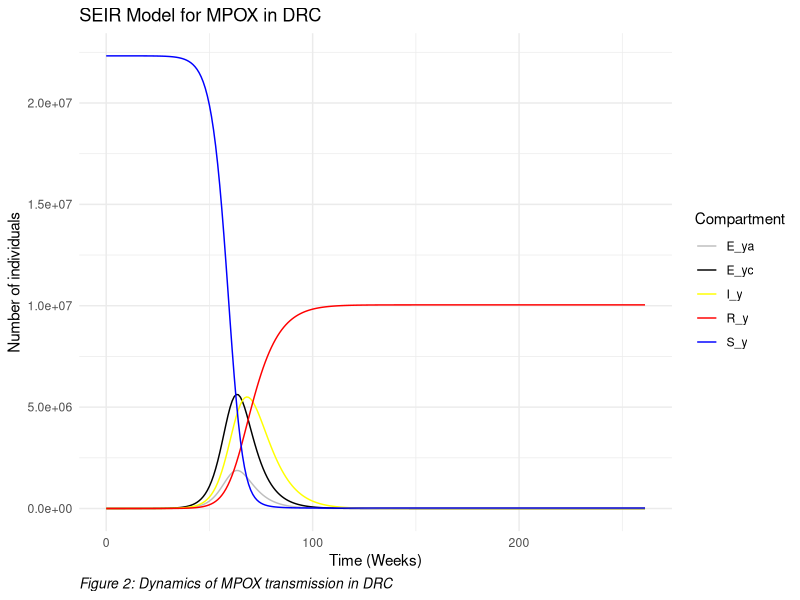
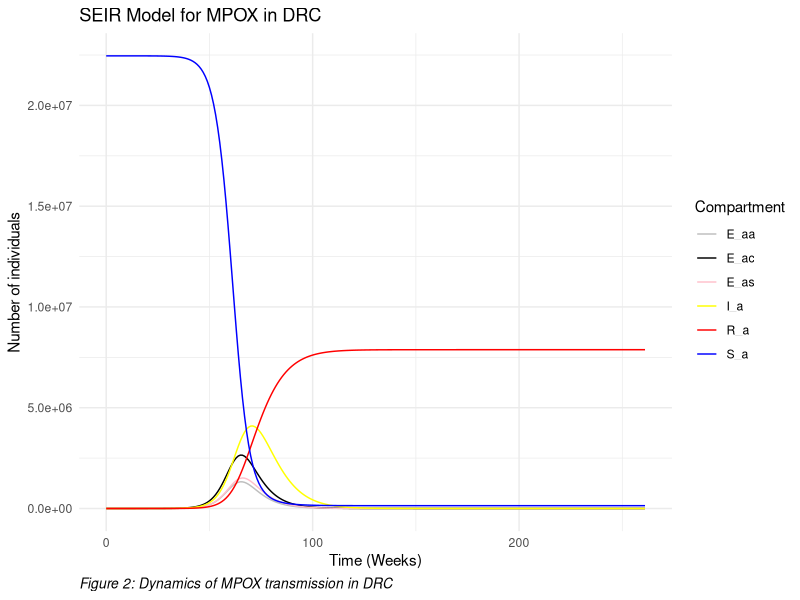

Recreate these plots in R, in order.
## ---- chunk 1
knitr::opts_chunk$set(
  fig.cap = '',
  fig.align = "center", 
  message = FALSE,
  warning = FALSE,
  cache = FALSE,
  echo = TRUE
)
## ---- chunk 2
library(deSolve)
library(tidyverse) # loads other packages dplyr, ggplot2
## ---- chunk 3
seir_model <- function(time, state, parameters) { 
with(as.list(c(state, parameters)), { 
dS_y <- -(beta_yc + beta_ya) * S_y * (c_yy*(I_y/N_y) + c_ya*(I_a/N_a)) 
dE_yc <- beta_yc * S_y * (c_yy*(I_y/N_y) + c_ya*(I_a/N_a)) - omega * E_yc
dE_ya <- beta_ya * S_y * (c_yy*(I_y/N_y) + c_ya*(I_a/N_a)) - omega * E_ya
dI_y <-  omega * (E_yc + E_ya ) - lambda_y * I_y - theta * I_y
dR_y <- theta * I_y 

dS_a <- -(beta_ac + beta_aa) * S_a * (c_ya*(I_y/N_y) + c_aa*(I_a/N_a)) - beta_as * S_a * (I_a / N_a) 
dE_ac <- beta_ac * S_a * (c_ya*(I_y/N_y) + c_aa*(I_a/N_a)) - omega * E_ac
dE_aa <- beta_aa * S_a * (c_ya*(I_y/N_y) + c_aa*(I_a/N_a)) - omega * E_aa
dE_as <- beta_as * S_a * c_aa * (I_a/N_a) - omega * E_as
dI_a <-  omega * (E_ac + E_aa + E_as) - lambda_a * I_a - theta * I_a
dR_a <- theta * I_a 

return(list(c(dS_y, dE_yc, dE_ya, dI_y, dR_y, dS_a, dE_ac, dE_aa, dE_as, dI_a, dR_a))) }) }
## ---- chunk 4

N_y <- 44784600 * 0.4985 # Total young population
N_a <- 44784600 * (1 - 0.4985) # Total adult population


E_yc0 <- 0
E_ya0 <- 0
I_y0 <- 23 * 0.4985
R_y0 <- 0
S_y0 <- N_y - E_yc0 - E_ya0 - I_y0 - R_y0


E_ac0 <- 0
E_aa0 <- 0
E_as0 <- 0
I_a0 <-  23 * (1 - 0.4985)
R_a0 <- 0
S_a0 <-  N_a - E_ac0 - E_aa0 - E_as0 - I_a0 - R_a0


beta_yc <- 0.3 # Transmission rate by sexual contact
beta_ya <- 0.1 # Transmission rate by sexual contact
beta_ac <- 0.2 # Transmission rate by sexual contact
beta_aa <- 0.1 # Transmission rate by sexual contact
beta_as <- 0.5 # Transmission rate by sexual contact

c_ya <- 1
c_aa <- 0.5
c_yy <- 2
    
omega <- 1/7   # Infected rate from different transmission routes
theta <- 1/14    # Recovery rate of infected individuals due to all other unreported causes
lambda_y <- 1/I_y0  # death rate due the mpox i.e total death by total population 
lambda_a <- 1/I_a0  # death rate due the mpox i.e total death by total population 
## ---- chunk 5
initial_state <- c(S_y = S_y0,
                   E_yc = E_yc0,
                   E_ya = E_ya0,
                   I_y = I_y0,
                   R_y = R_y0, 
                   S_a = S_a0,
                   E_ac = E_ac0,
                   E_aa = E_aa0,
                   E_as = E_as0,
                   I_a = I_a0,
                   R_a = R_a0)
## ---- chunk 6
parameters <- c(N_y = N_y, 
                N_a = N_a, 
                c_ya = c_ya,
                c_aa = c_aa,
                c_yy = c_yy,
                beta_yc = beta_yc,
                beta_ya = beta_ya,
                beta_ac = beta_ac,
                beta_aa = beta_aa,
                beta_aa = beta_as,
                omega=omega,
                theta=theta,
                lambda_y=lambda_y,
                lambda_a=lambda_a)
## ---- chunk 7
first_case_date <- ymd("2024-01-07")  # Date of first case
end_date <- ymd("2024-09-24")  # End date

duration <- as.numeric(end_date - first_case_date)
duration <- duration

times <- seq(0, duration, by = 1)
## ---- chunk 8

solution <-  lsoda(
  y=initial_state,
  time=times,
  parms = parameters,
  func = seir_model
)

df <- as.data.frame(solution) #convert to dataframe
## ---- chunk 9
result_long <- pivot_longer(df, cols = -c(time, S_a, E_ac, E_aa, E_as, I_a, R_a) , names_to = "Compartment", values_to = "Population")

p=ggplot(result_long, aes(x = time, 
                        y = Population, 
                        color = Compartment)) +
  geom_line() +
  labs(x = "Time (Weeks)", y = "Number of individuals",
       title = "SEIR Model for MPOX in DRC",
       caption = "Figure 2: Dynamics of MPOX transmission in DRC") +
  scale_color_manual(values = c( "S_y" = "blue",
                                 "E_yc" = "black",
                                 "E_ya" = "grey",
                                 "I_y" = "yellow",
                                 "R_y" = "red", "R" = "green")) +
  theme_minimal()+
    theme(plot.caption = element_text(hjust = 0, size = 10, face = "italic"))

p
## ---- chunk 10
result_long <- pivot_longer(df, cols = -c(time, S_y, E_yc, E_ya, I_y, R_y) , names_to = "Compartment", values_to = "Population")

a=ggplot(result_long, aes(x = time, 
                        y = Population, 
                        color = Compartment)) +
  geom_line() +
  labs(x = "Time (Weeks)", y = "Number of individuals",
       title = "SEIR Model for MPOX in DRC",
       caption = "Figure 2: Dynamics of MPOX transmission in DRC") +
  scale_color_manual(values = c( "S_a" = "blue",
                                 "E_ac" = "black",
                                 "E_aa" = "grey",
                                 "E_as" = "pink",
                                 "I_a" = "yellow",
                                 "R_a" = "red", "R" = "green")) +
  theme_minimal()+
    theme(plot.caption = element_text(hjust = 0, size = 10, face = "italic"))

a
